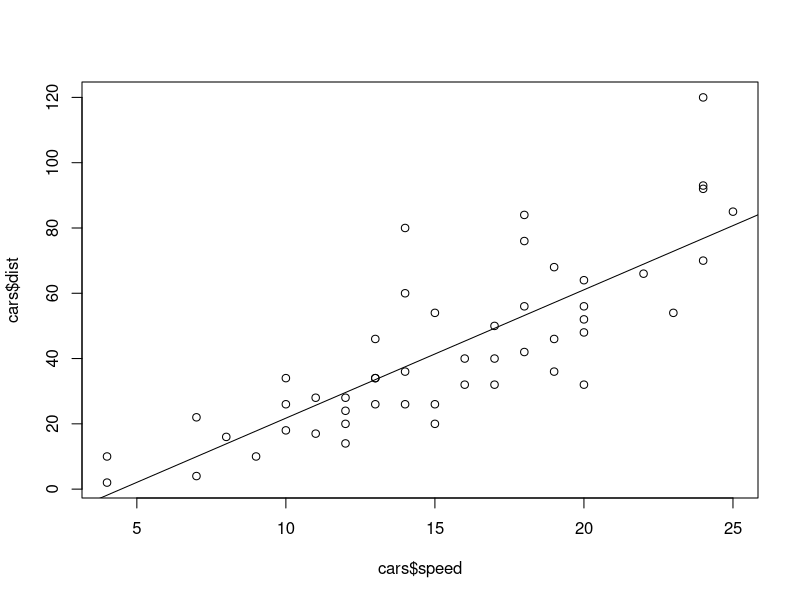
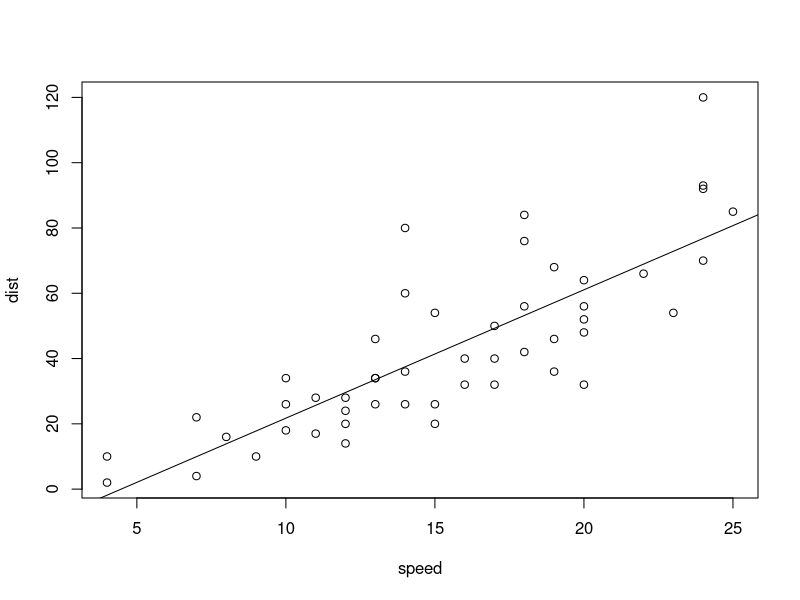

Recreate these plots in R, in order.
# cars <- read.table("../data/cars.txt", header=TRUE)

# Explore data
cars
head(cars)
plot(cars$speed, cars$dist)
summary(cars)

# Fit model
cars.lm <- lm(dist~speed, data=cars)
abline(cars.lm)
summary(cars.lm)

# Export plot
# png("../report/cars.png")
plot(dist~speed, data=cars)
abline(cars.lm)
# dev.off()
